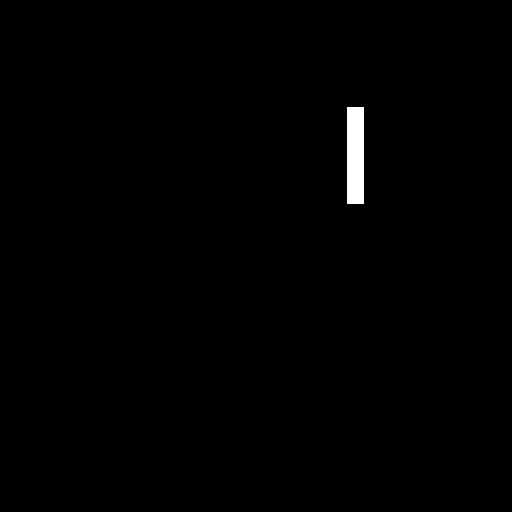
#> input picture digit_image_pocessing/Lab3/translated_rectangle.tif, 512 x 512 px; the run also reads 2 pictures not shown here
$ python homework.py
#> lines starting #> are read from the running program, lines starting #| are printed output that depends on the picture
'''
For use in Lab3

* 在写fft和ifft的时候，可以在空间上使用（-1）*（x+y）改变图像，也可以在频率域上做shift，使用numpy的fft模组
* 可以自由选择做不做padding
* 注意在读入图像后，进行运算前最好使用img/255做归一化
* 注意ifft后的数据类型是复数，显示前要转为实数
* 生成核函数的时候可以使用np.linspace()和np.meshgrid()先生成网格，再统一计算网格上的值
* 建议调试的时候画出kernel 函数的图像确认
* 交的作业不允许使用其他的import, 自己自由探索的时候可以随意。多对比不同包的处理效果。

'''
#%%
import numpy as np
import matplotlib.pyplot as plt

def My_fft2d(img, shift=True):
    '''
    输入：
        img: 归一化后图像
        shift:
            bool type
            if 'False': no shifting operation

    输出：
        img_fft: img的2d fourier 变换后结果
    '''
    img_fft = np.fft.fft2(img)
    if shift:
        img_fft = np.fft.fftshift(img_fft)

    return img_fft

def My_ifft2d(img_fft, shift=True):
    '''
    输入：
        img_fft: fft 后图像
        shift:
            bool type
            if 'False': no shifting operation

    输出：
        img_rec: fft 反变换后重建图像
    '''
    if shift:
        img_fft = np.fft.fftshift(img_fft)
    img_rec = np.fft.ifft2(img_fft)


    return img_rec

#Q1, 使用translated_rectangle.tif, 一行两列，左：原图， 右：Fourier 谱图
def question1(image_input):
    img = plt.imread(image_input)
    img = img/np.max(img)
    img_fft = My_fft2d(img)
    img_fft = np.log(abs(img_fft))


    plt.figure()
    plt.subplot(1,2,1)
    plt.imshow(img , cmap='gray') # 原图
    plt.subplot(1,2,2)

    plt.imshow(img_fft , cmap='gray') # 谱图，注意做个log变换

    plt.show(block=False)
    plt.pause(3)
    plt.close()
    return

#Q2, 使用characters_test_pattern.tif, 一行三列，：ilpf, blpf, glpf
def question2(image_input):

    img = plt.imread(image_input)
    h,w = img.shape
    center = h/2,w/2
    u_grid = np.linspace(0,h-1,h)
    v_grid = np.linspace(0,w-1,w)
    grid = np.meshgrid(u_grid,v_grid)
    Distance = np.sqrt((grid[1]-center[0])**2 + (grid[0]-center[1])**2)            # 表示各个点到中心点的距离

    #image after fourier converter
    img = My_fft2d(img)


    #ideal kernel
    D0 = 10
    iH = np.where(Distance < D0, 1, 0)
    img1 = img * iH
    img1 = My_ifft2d(img1)


    #BLPF
    D0 = 10
    n = 1
    bH = 1/(1+(Distance/D0)**2*n)
    img2 = img * bH
    img2 = My_ifft2d(img2)

    #GLPF
    D0 = 40
    gH = np.exp(-Distance**2/(2*D0**2))
    img3 = img * gH
    img3= My_ifft2d(img3)

    plt.figure()
    plt.subplot(1,3,1)
    plt.imshow(np.real(img1) , cmap='gray') # ilpf
    plt.subplot(1,3,2)
    plt.imshow(np.real(img2), cmap='gray') # blpf
    plt.subplot(1,3,3)
    plt.imshow(np.real(img3) , cmap='gray') # glpf

    plt.show(block=False)
    plt.pause(3)
    plt.close()

#Q3, 使用characters_test_pattern.tif, 一行三列，：ihpf, bhpf, ghpf
def question3(image_input):
    img = plt.imread(image_input)
    h,w = img.shape
    center = h/2,w/2
    u_grid = np.linspace(0,h-1,h)
    v_grid = np.linspace(0,w-1,w)
    grid = np.meshgrid(v_grid,u_grid)
    Distance = np.sqrt((grid[1]-center[0])**2 + (grid[0]-center[1])**2)            # 表示各个点到中心点的距离

    #image after fourier converter
    img = My_fft2d(img)


    #IHPF
    D0 = 10
    iH = np.where(Distance < D0, 1, 0)
    iH = 1-iH
    img1 = img * iH
    img1 = My_ifft2d(img1)


    #BLPF
    D0 = 10
    n = 1
    bH = 1/(1+(D0/Distance)**2*n)
    img2 = img * bH
    img2 = My_ifft2d(img2)

    #GHPF
    D0 = 40
    gH = np.exp(-Distance**2/(2*D0**2))
    gH = 1-gH
    img3 = img * gH
    img3= My_ifft2d(img3)


    plt.figure()
    plt.subplot(1,3,1)
    plt.imshow(np.real(img1), cmap='gray') # ihpf
    plt.subplot(1,3,2)
    plt.imshow(np.real(img2) , cmap='gray') #  bhpf
    plt.subplot(1,3,3)
    plt.imshow(np.real(img3) , cmap='gray') # ghpf

    plt.show(block=False)
    plt.pause(3)
    plt.close()

# #Q4, 使用blurry_moon.tif, 一行两列：原图，增强后图
def question4(image_input):
    img = plt.imread(image_input)
    h,w = img.shape
    center = h/2,w/2
    u_grid =  np.linspace(0,h-1,h)
    v_grid = np.linspace(0,w-1,w)
    grid = np.meshgrid(v_grid,u_grid)
    Distance = np.sqrt((grid[1]-center[0])**2 + (grid[0]-center[1])**2)            # 表示各个点到中心点的距离

    H = -4*np.pi**2*Distance**2
    fimg = My_fft2d(img)
    fimg = fimg/np.max(fimg)
    lpimg = My_ifft2d(H*fimg)
    lpimg = lpimg/np.max(lpimg)
    img1 = img - np.real(lpimg)


    plt.figure()
    plt.subplot(1,2,1)
    plt.imshow(img , cmap='gray') # 原图
    plt.subplot(1,2,2)
    plt.imshow(img1 , cmap='gray') # 增强后图

    plt.show(block=False)
    plt.pause(3)
    plt.close()

# #Q5，使用cassini.tif, 一行两列：原图，处理后图
def question5(image_input):
    img = plt.imread(image_input)
    DFT = My_fft2d(img)
    DFT[:,int(img.shape[1]/2)] = 0              #对DFTcenter[1]列的值赋为0，即将DFT横波去掉.
    DFT = np.real(My_ifft2d(DFT))               # 傅里叶反变换回去


    plt.figure()
    plt.subplot(1,2,1)
    plt.imshow(img , cmap='gray') # 原图
    plt.subplot(1,2,2)
    plt.imshow(DFT, cmap='gray') # 处理后图

    plt.show(block=False)
    plt.pause(3)
    plt.close()

questions = [question1, question2, question3, question4, question5]


if __name__ == '__main__':
    image_input_list = ["translated_rectangle.tif","characters_test_pattern.tif","characters_test_pattern.tif","blurry_moon.tif","cassini.tif"]
    question_count = len(questions)
    for index in range(0, question_count):
        questions[index](image_input_list[index])
#> this loop made 5 passes
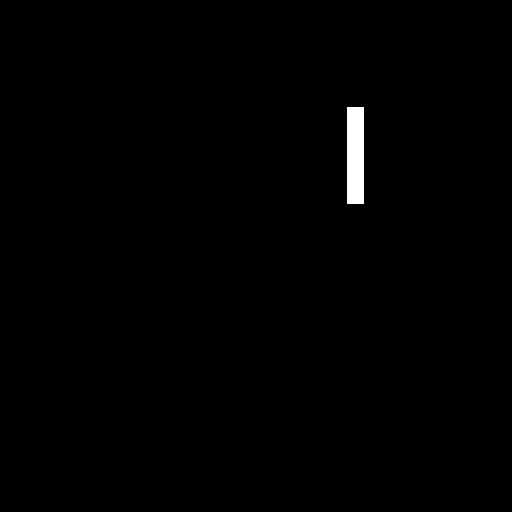
#> input picture digit_image_pocessing/Lab3/translated_rectangle.tif, 512 x 512 px
#> pass 1, in question1, `img_fft = np.log(abs(img_fft))`:
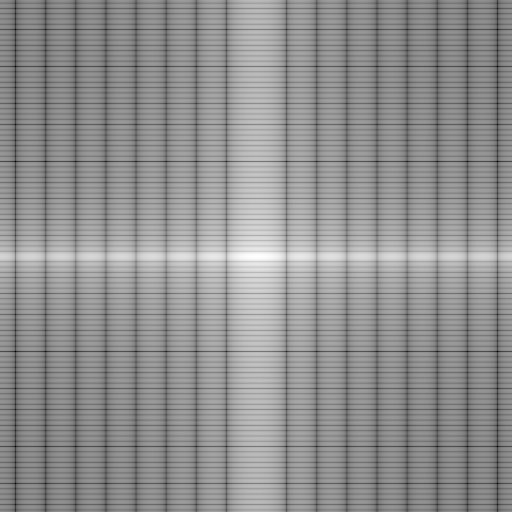
#> img_fft: shape (512, 512) float64; min -9.59, max 7.41, mean 0.0145; drawn with min black and max white
#> pass 1, in question1, `plt.show(block=False)`:
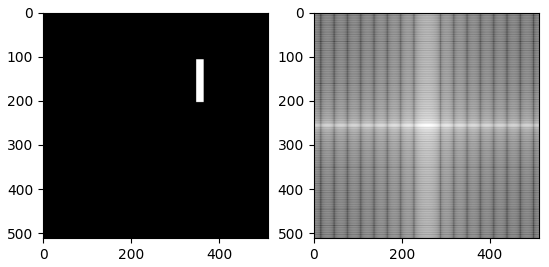
#> figure drawn by matplotlib, 2 panels
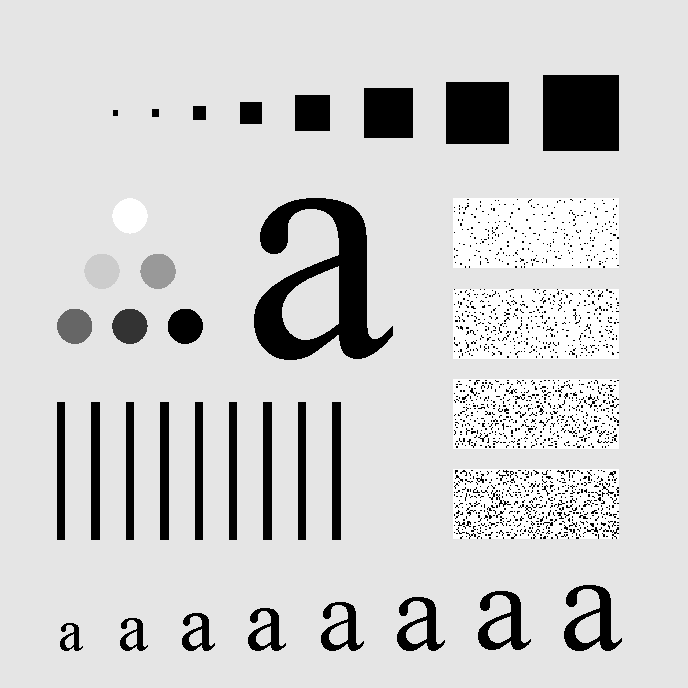
#> input picture digit_image_pocessing/Lab3/characters_test_pattern.tif, 688 x 688 px
#> pass 2, in question2, `plt.show(block=False)`:
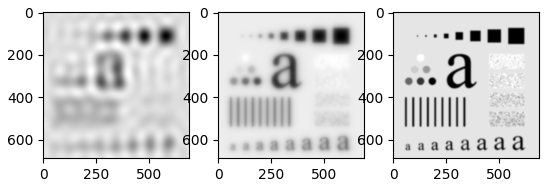
#> figure drawn by matplotlib, 3 panels

    # [10 lines of commented-out code are left out]


    pass
